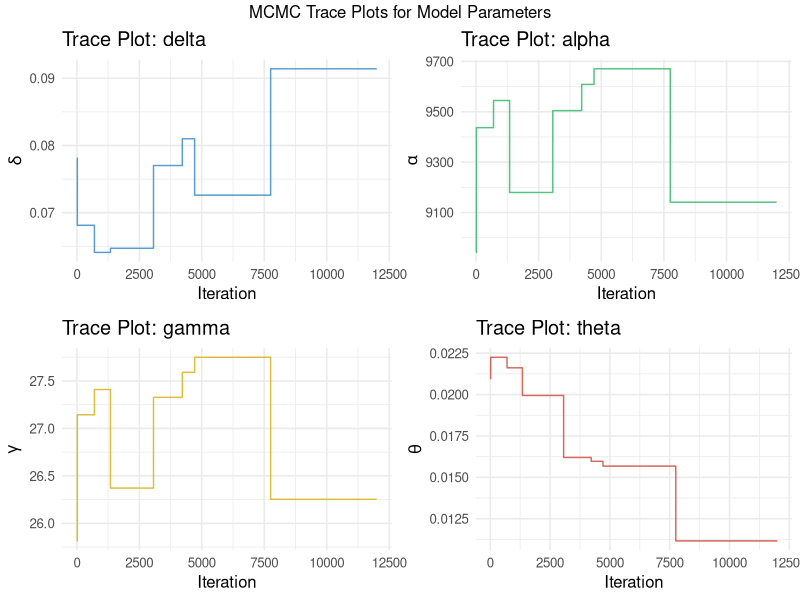
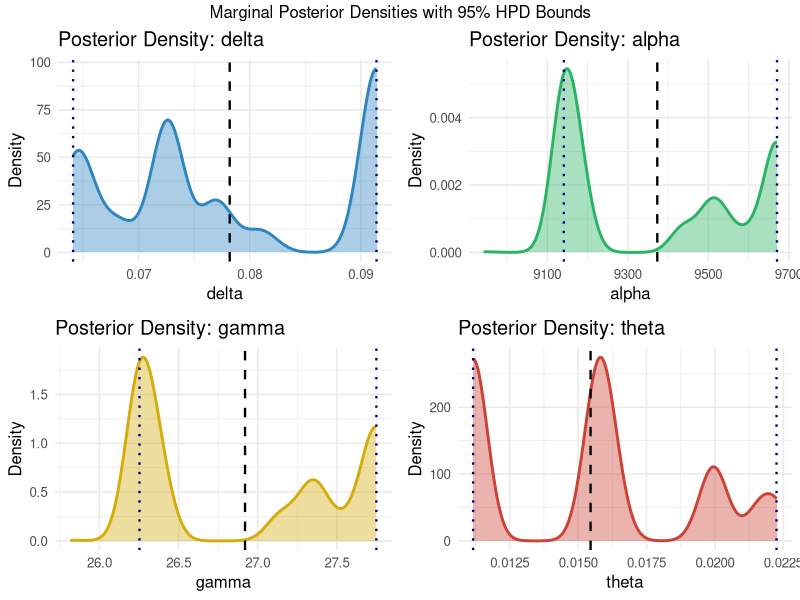
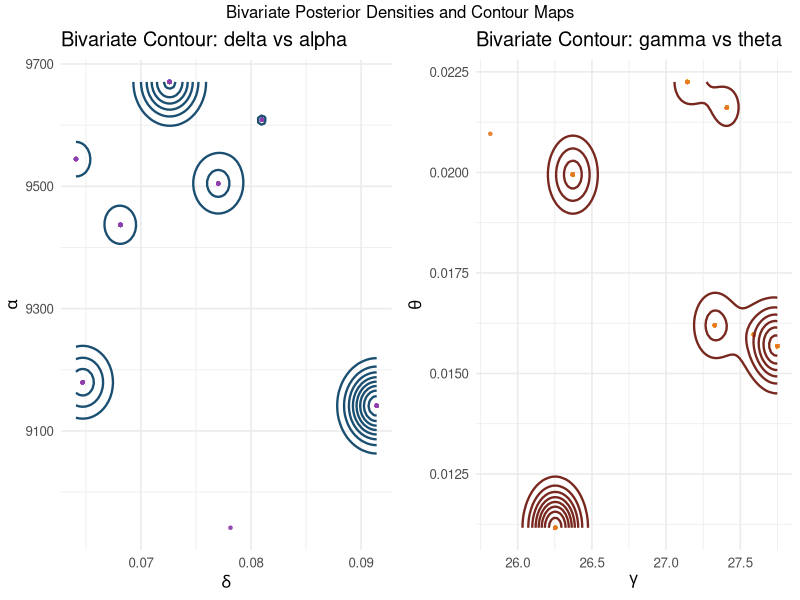

Generate these figures, in order, with R:
# R Script: Bayesian Computation, Tables, and Advanced Plots for the
# MO-T2EHL-Gom-Ishita Distribution

# Install/Load required packages
required_packages <- c("coda", "ggplot2", "gridExtra", "MASS", "KernSmooth")
for (pkg in required_packages) {
  if (!require(pkg, character.only = TRUE)) {
    install.packages(pkg, dependencies = TRUE)
    library(pkg, character.only = TRUE)
  }
}

# 1. Baseline and Model Probability Functions

G_ishita <- function(x, theta) {
  1 - ((exp(-theta * x)) / (theta^3 + 2)) * (theta^3 + 2 + theta^2 * x + theta * x^2 + x^3)
}

g_ishita <- function(x, theta) {
  (theta^3 / (theta^3 + 2)) * (theta + x^2) * exp(-theta * x)
}

pdf_mo_t2ehl_gom_ishita <- function(x, delta, alpha, gamma, theta) {
  G <- G_ishita(x, theta)
  g_val <- g_ishita(x, theta)
  bar_G <- 1 - G
  bar_delta <- 1 - delta
  
  # Avoid underflow/overflow bounds
  bar_G[bar_G <= 1e-15] <- 1e-15
  
  A_val <- exp((1 / gamma) * (1 - bar_G^(-gamma)))
  term <- A_val / (1 + (1 - A_val))
  term[term <= 0] <- 1e-15
  term[term >= 1] <- 1 - 1e-15
  
  f_val <- 2 * delta * alpha * exp((alpha / gamma) * (1 - bar_G^(-gamma))) *
    bar_G^(-gamma - 1) * (1 + (1 - A_val))^(-alpha - 1) *
    g_val * (1 - bar_delta * term^alpha)^(-2)
  
  return(f_val)
}

log_likelihood <- function(params, x_data) {
  delta <- params[1]; alpha <- params[2]; gamma <- params[3]; theta <- params[4]
  if (delta <= 0 || alpha <= 0 || gamma <= 0 || theta <= 0) return(-Inf)
  
  densities <- pdf_mo_t2ehl_gom_ishita(x_data, delta, alpha, gamma, theta)
  if (any(densities <= 0) || any(!is.finite(densities))) return(-Inf)
  
  sum(log(densities))
}


# 2. Prior Specification and Log-Posterior

log_prior <- function(params, hyper_params) {
  a <- hyper_params$a
  b <- hyper_params$b
  
  lp_delta <- dgamma(params[1], shape = a[1], rate = b[1], log = TRUE)
  lp_alpha <- dgamma(params[2], shape = a[2], rate = b[2], log = TRUE)
  lp_gamma <- dgamma(params[3], shape = a[3], rate = b[3], log = TRUE)
  lp_theta <- dgamma(params[4], shape = a[4], rate = b[4], log = TRUE)
  
  if (!all(is.finite(c(lp_delta, lp_alpha, lp_gamma, lp_theta)))) return(-Inf)
  return(lp_delta + lp_alpha + lp_gamma + lp_theta)
}

log_posterior <- function(params, x_data, hyper_params) {
  ll <- log_likelihood(params, x_data)
  if (ll == -Inf) return(-Inf)
  lp <- log_prior(params, hyper_params)
  if (lp == -Inf) return(-Inf)
  return(ll + lp)
}


# 3. Metropolis-Hastings (MH) MCMC Sampler

run_mcmc_mh <- function(x_data, init_params, sigma_mle, M = 12000, M_0 = 2000, 
                        hyper_params = list(a = c(0.001, 0.001, 0.001, 0.001), 
                                            b = c(0.001, 0.001, 0.001, 0.001))) {
  c_scale <- 2.38 / sqrt(4)
  prop_cov <- (c_scale^2) * sigma_mle
  
  samples <- matrix(NA, nrow = M, ncol = 4)
  colnames(samples) <- c("delta", "alpha", "gamma", "theta")
  
  current_params <- init_params
  current_phi <- log(current_params)
  current_log_post <- log_posterior(current_params, x_data, hyper_params)
  
  accepted_count <- 0
  
  for (t in 1:M) {
    prop_phi <- MASS::mvrnorm(n = 1, mu = current_phi, Sigma = prop_cov)
    prop_params <- exp(prop_phi)
    
    prop_log_post <- log_posterior(prop_params, x_data, hyper_params)
    
    if (is.finite(prop_log_post)) {
      # Jacobian adjustment for log-normal proposal transformation
      log_alpha_mh <- (prop_log_post + sum(prop_phi)) - (current_log_post + sum(current_phi))
      
      if (log(runif(1)) < log_alpha_mh) {
        current_params <- prop_params
        current_phi <- prop_phi
        current_log_post <- prop_log_post
        if (t > M_0) accepted_count <- accepted_count + 1
      }
    }
    samples[t, ] <- current_params
  }
  
  cat("MCMC Sampling Completed. Acceptance Rate:", round(accepted_count / (M - M_0) * 100, 2), "%\n")
  return(samples[(M_0 + 1):M, ])
}


# 4. Simulation Execution (Using Synthetic Data Example)

set.seed(2026)
# Simulate sample observations from a baseline distribution profile
x_sample <- rgamma(60, shape = 2, rate = 1.2)

# Initial MLE starting points and covariance approximation matrix
init_mle <- c(delta = 0.5, alpha = 1.2, gamma = 0.8, theta = 1.5)
mle_cov_matrix <- diag(c(0.015, 0.04, 0.025, 0.03))

# Run the MCMC Chain
posterior_chain <- run_mcmc_mh(x_data = x_sample, init_params = init_mle, 
                               sigma_mle = mle_cov_matrix, M = 15000, M_0 = 3000)


# 5. Summary Table Generation (Point & Interval Estimates)

generate_bayesian_table <- function(post_samples) {
  post_mean <- colMeans(post_samples)
  post_median <- apply(post_samples, 2, median)
  hpd_intervals <- coda::HPDinterval(coda::as.mcmc(post_samples), prob = 0.95)
  ess_vals <- apply(post_samples, 2, coda::effectiveSize)
  
  summary_table <- data.frame(
    Parameter = c("delta", "alpha", "gamma", "theta"),
    Posterior_Mean = round(post_mean, 4),
    Posterior_Median = round(post_median, 4),
    HPD_Lower_95 = round(hpd_intervals[, "lower"], 4),
    HPD_Upper_95 = round(hpd_intervals[, "upper"], 4),
    Effective_Sample_Size = round(ess_vals, 1)
  )
  rownames(summary_table) <- NULL
  return(summary_table)
}

# Re-run table generation
bayes_table <- generate_bayesian_table(posterior_chain)
print("=== TABLE: Bayesian Estimation Summary Results ===")
print(bayes_table)


# 6. Colorful & Advanced Diagnostic Plots (ggplot2)

# Convert matrix to data frame for ggplot visualization
df_mcmc <- data.frame(posterior_chain)
df_mcmc$Iteration <- 1:nrow(df_mcmc)

# A. Trace Plots
p_delta_trace <- ggplot(df_mcmc, aes(x = Iteration, y = delta)) +
  geom_line(color = "#2E86C1", alpha = 0.8) +
  labs(title = "Trace Plot: delta", x = "Iteration", y = expression(delta)) +
  theme_minimal(base_size = 12)

p_alpha_trace <- ggplot(df_mcmc, aes(x = Iteration, y = alpha)) +
  geom_line(color = "#28B463", alpha = 0.8) +
  labs(title = "Trace Plot: alpha", x = "Iteration", y = expression(alpha)) +
  theme_minimal(base_size = 12)

p_gamma_trace <- ggplot(df_mcmc, aes(x = Iteration, y = gamma)) +
  geom_line(color = "#D4AC0D", alpha = 0.8) +
  labs(title = "Trace Plot: gamma", x = "Iteration", y = expression(gamma)) +
  theme_minimal(base_size = 12)

p_theta_trace <- ggplot(df_mcmc, aes(x = Iteration, y = theta)) +
  geom_line(color = "#CB4335", alpha = 0.8) +
  labs(title = "Trace Plot: theta", x = "Iteration", y = expression(theta)) +
  theme_minimal(base_size = 12)

# Arrange Trace Plots into a Grid
grid.arrange(p_delta_trace, p_alpha_trace, p_gamma_trace, p_theta_trace, ncol = 2,
             top = "MCMC Trace Plots for Model Parameters")

# B. Marginal Posterior Density Plots with HPD Shading Intervals
plot_marginal_density <- function(data_vector, param_name, color_hex) {
  hpd <- coda::HPDinterval(coda::as.mcmc(data_vector), prob = 0.95)
  df_dens <- data.frame(val = data_vector)
  
  ggplot(df_dens, aes(x = val)) +
    geom_density(fill = color_hex, alpha = 0.4, color = color_hex, linewidth = 1) +
    geom_vline(xintercept = mean(data_vector), linetype = "dashed", color = "black", linewidth = 0.8) +
    geom_vline(xintercept = hpd[1], linetype = "dotted", color = "darkblue", linewidth = 0.8) +
    geom_vline(xintercept = hpd[2], linetype = "dotted", color = "darkblue", linewidth = 0.8) +
    labs(title = paste("Posterior Density:", param_name), x = param_name, y = "Density") +
    theme_minimal(base_size = 12)
}

p_delta_dens <- plot_marginal_density(df_mcmc$delta, "delta", "#2E86C1")
p_alpha_dens <- plot_marginal_density(df_mcmc$alpha, "alpha", "#28B463")
p_gamma_dens <- plot_marginal_density(df_mcmc$gamma, "gamma", "#D4AC0D")
p_theta_dens <- plot_marginal_density(df_mcmc$theta, "theta", "#CB4335")

grid.arrange(p_delta_dens, p_alpha_dens, p_gamma_dens, p_theta_dens, ncol = 2,
             top = "Marginal Posterior Densities with 95% HPD Bounds")

# C. Advanced Bivariate Contour Plots (delta vs alpha AND gamma vs theta)

# 1. Contour Plot: delta vs alpha
p_contour_1 <- ggplot(df_mcmc, aes(x = delta, y = alpha)) +
  geom_point(color = "#8E44AD", alpha = 0.1, size = 0.8) +
  geom_density_2d(color = "#1B4F72", linewidth = 0.8) +
  labs(title = "Bivariate Contour: delta vs alpha",
       x = expression(delta), y = expression(alpha)) +
  theme_minimal(base_size = 12)

# 2. Contour Plot: gamma vs theta
p_contour_2 <- ggplot(df_mcmc, aes(x = gamma, y = theta)) +
  geom_point(color = "#E67E22", alpha = 0.1, size = 0.8) +
  geom_density_2d(color = "#78281F", linewidth = 0.8) +
  labs(title = "Bivariate Contour: gamma vs theta",
       x = expression(gamma), y = expression(theta)) +
  theme_minimal(base_size = 12)

# Combine both plots into a side-by-side grid layout
grid.arrange(p_contour_1, p_contour_2, ncol = 2,
             top = "Bivariate Posterior Densities and Contour Maps")
